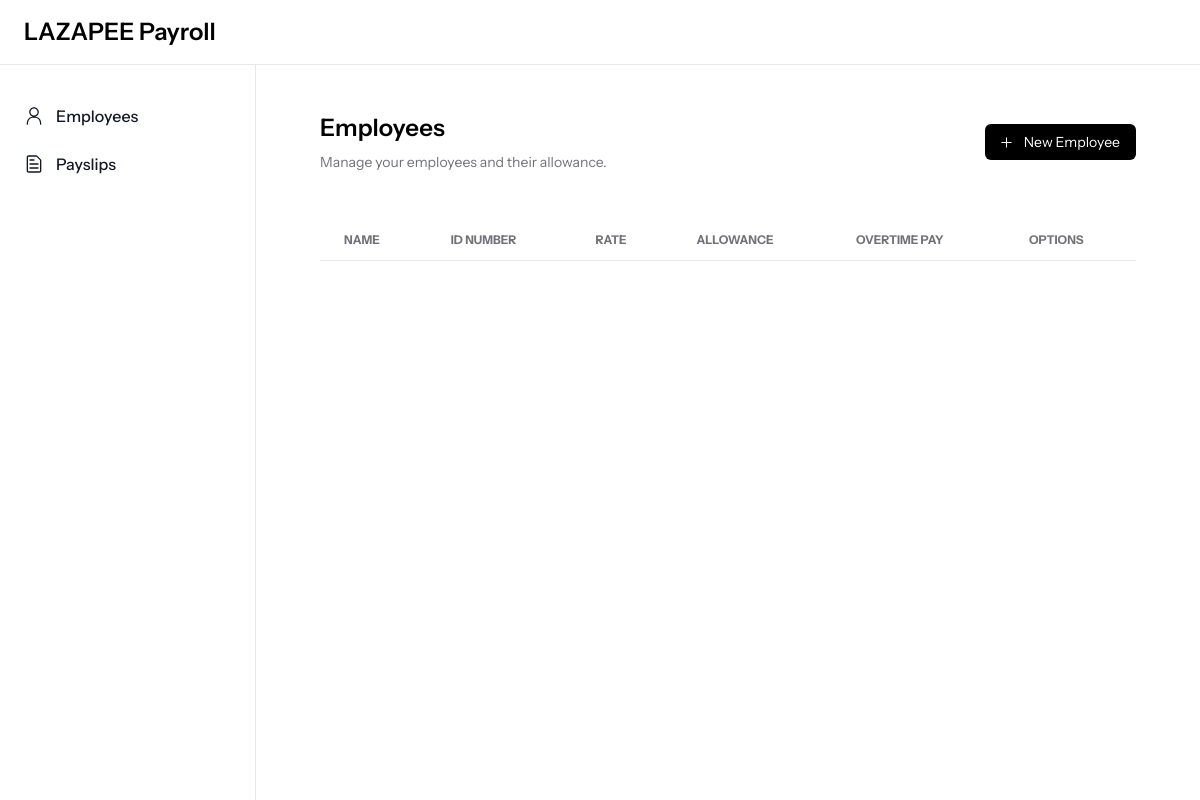
Before: / with the older database file.
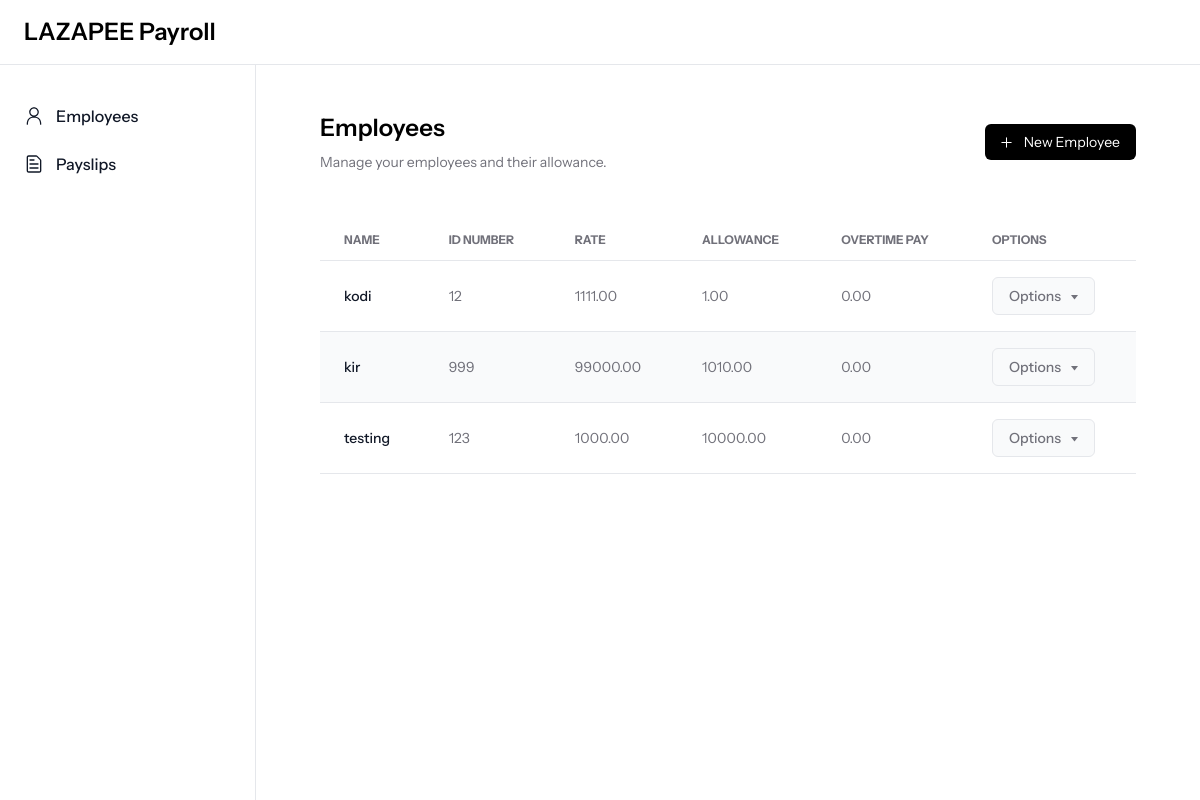
After: the same page with the newer database file.
### payroll_app/models.py (models this page shows, shortened)
class Employee(models.Model):
    name = models.CharField(max_length=255)
    id_number = models.CharField(max_length=20, unique=True)
    rate = models.FloatField()
    overtime_pay = models.FloatField(null=True, blank=True)
    allowance = models.FloatField(null=True, blank=True)

### payroll_app/views.py (the view, shortened to what this page needs)
# urls.py: path('', views.employees, name='employees'),
def employees(request):
    employees_list = Employee.objects.all()
    context = {'employees': employees_list}
    return render(request, 'payroll_app/employees.html', context)

### payroll_app/templates/payroll_app/employees.html (shortened to what this page needs)
{% extends 'payroll_app/base.html' %}
{% load static %}
{% block content %}
<div class="flex items-center justify-between mb-12">
    <div>
        <span class="text-2xl font-semibold">Employees</span>
        <p class="text-sm pt-2 text-[#71717A]">Manage your employees and their allowance.</p>
    </div>
    <div>
        <a href="{% url 'create_employee' %}" class="flex items-center rounded-md text-sm bg-black text-white px-4 py-2 hover:bg-[#1B1B1B]">
            New Employee
        </a>
    </div>
</div>
<div class="relative overflow-x-auto">
    <table class="w-full text-sm text-left text-[#71717A]">
        <thead class="text-xs text-[#71717A] uppercase border-b">
            <tr>
                <th scope="col" class="px-6 py-3">
                    Name
                </th>
                <th scope="col" class="px-6 py-3">
                    ID Number
                </th>
                <th scope="col" class="px-6 py-3">
                    Rate
                </th>
                <th scope="col" class="px-6 py-3">
                    Allowance
                </th>
                <th scope="col" class="px-6 py-3">
                    Overtime Pay
                </th>
                <th scope="col" class="px-6 py-3">
                    Options
                </th>
            </tr>
        </thead>
        <tbody>
            {% for employee in employees %}
            <tr class="odd:bg-white even:bg-gray-50 border-b">
                <th scope="row" class="px-6 py-4 font-medium text-gray-900 whitespace-nowrap">
                    {{ employee.name }}
                </th>
                <td class="px-6 py-4">
                    {{ employee.id_number }}
                </td>
                <td class="px-6 py-4">
                    {{ employee.rate | floatformat:2 }}
                </td>
                <td class="px-6 py-4">
                    {{ employee.allowance | floatformat:2 }}
                </td>
                <td class="px-6 py-4">
                    {{ employee.overtime_pay | floatformat:2 }}
                </td>
                <td class="px-6 py-4">
                    <div class="relative">
                        <button id="dropdownToggleButton-{{ employee.id_number }}" aria-haspopup="true" aria-expanded="false" class="flex items-center font-medium bg-gray-50 border border-gray-200 px-4 py-2 rounded-md dropdown-toggle">
                            Options
                            <svg class="ml-1.5 -mr-1" width="15" height="15" viewBox="0 0 15 15" fill="none" xmlns="http://www.w3.org/2000/svg">
                                <path d="M4 6H11L7.5 10.5L4 6Z" fill="currentColor"></path>
                            </svg>
                        </button>
                    </div>
                </td>
            </tr>
            {% endfor %}
        </tbody>
    </table>
</div>
{% endblock %}

Changed rows visible on the page:
added Employee: name "kodi", id_number "12", rate "1111.00", allowance "1.00", overtime_pay "0.00"
added Employee: name "kir", id_number "999", rate "99000.00", allowance "1010.00", overtime_pay "0.00"
added Employee: name "testing", id_number "123", rate "1000.00", allowance "10000.00", overtime_pay "0.00"
